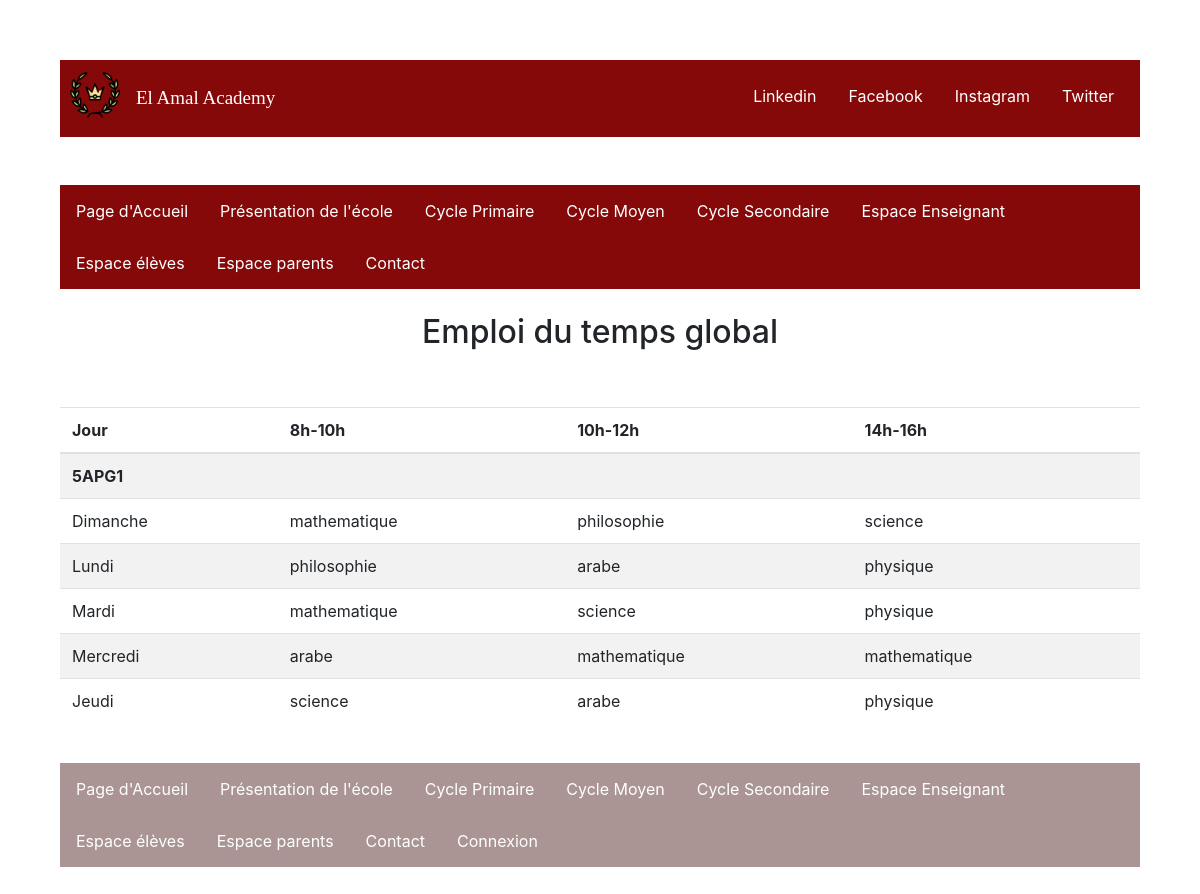
The page /controllers/ControllerAffichageEdt.php?id=2 on the database its author committed.
### tables this page shows
CREATE TABLE IF NOT EXISTS `edt` (
  `id` int(11) NOT NULL AUTO_INCREMENT,
  `jour` varchar(255) NOT NULL,
  `heure1` int(11) NOT NULL,
  `heure2` int(11) NOT NULL,
  `heure3` int(11) NOT NULL,
  `idClasse` int(11) NOT NULL,
  PRIMARY KEY (`id`),
  KEY `heure1` (`heure1`),
  KEY `heure2` (`heure2`),
  KEY `heure3` (`heure3`),
  KEY `idClasse` (`idClasse`)
);

CREATE TABLE IF NOT EXISTS `classe` (
  `id` int(11) NOT NULL AUTO_INCREMENT,
  `nomc` varchar(255) NOT NULL,
  `type` int(11) NOT NULL,
  PRIMARY KEY (`id`),
  KEY `type` (`type`)
);

CREATE TABLE IF NOT EXISTS `module` (
  `id` int(11) NOT NULL AUTO_INCREMENT,
  `nom` varchar(255) NOT NULL,
  `idEns` int(11) DEFAULT NULL,
  PRIMARY KEY (`id`),
  KEY `idEns` (`idEns`)
);

### controllers/ControllerAffichageEdt.php (called while the page is built)
<?php
$relativePath = $_SERVER['DOCUMENT_ROOT'];
require_once($relativePath.'/Latreche_Mohamed_Cherif_Zouaoui_SIL1/models/affichageEdtModel.php');
require_once($relativePath.'/Latreche_Mohamed_Cherif_Zouaoui_SIL1/views/affichageEdtView.php');
class ControllerAffichageEdt {
    public function getedt($id) {
        $mModel = new affichageEdtModel();
        $rslt = $mModel->getedt($id);
        return $rslt;
    }
    public function toS($string) {
        $mModel = new affichageEdtModel();
        $rslt = $mModel->toS($string);
        return $rslt;
    }
    public function edt() {
        $aView = new affichageEdtView();
        $aView->afficherPage();
    }
}
$control = new ControllerAffichageEdt();
$control->edt();
?>

### models/affichageEdtModel.php (called while the page is built)
<?php
$relativePath = $_SERVER['DOCUMENT_ROOT'];
require_once($relativePath.'/Latreche_Mohamed_Cherif_Zouaoui_SIL1/controllers/ControllerAffichageEdt.php');
class affichageEdtModel {
    private $db="mysql:dbname=tdw;hostname=127.0.0.1;";
    private $busername = "root";
    private $bpassword = "";
    private function connexion($db,$busername,$bpassword) {
                try {
                    $conn = new PDO($db, $busername, $bpassword);
                    $conn->exec("SET CHARACTER SET utf8");
                }
                catch(PDOException $e)
                {
                    echo "Connection failed: " . $e->getMessage();
                    exit();
                }
                return $conn;
    }
    public function getedt($id) {
        $conn=$this->connexion($this->db,$this->busername,$this->bpassword);
        $sql = $conn->prepare("SELECT E.jour, E.heure1, E.heure2, E.heure3, C.nomc FROM edt E JOIN classe C
        ON C.id=E.idClasse where C.type=?");
        $sql->execute(array($id));
        return $sql;
    }
    public function toS($string) {
        $conn=$this->connexion($this->db,$this->busername,$this->bpassword);
        $stmt = $conn->prepare("SELECT nom FROM module where id=?");
        $stmt->execute(array($string));
        $c = $stmt->fetch();
        return $c['nom'];
    }
}

### views/affichageEdtView.php (the view, shortened to what this page needs)
<?php
$relativePath = $_SERVER['DOCUMENT_ROOT'];
require_once($relativePath.'/Latreche_Mohamed_Cherif_Zouaoui_SIL1/controllers/ControllerAffichageEdt.php');
class affichageEdtView {
    public function head() {
        ?>
        <head>
            <link rel="stylesheet" href="../css/restauration.css">
            <link rel="stylesheet" href="https://maxcdn.bootstrapcdn.com/bootstrap/4.5.2/css/bootstrap.min.css">
        </head>
        <?php
    }
    public function navBar() {
        ?>
        <ul class="topnav">
            <li class="left"><img src="../images/logos/laurel.png"></li>
            <li class="middle"><a href="#home">El Amal Academy</a></li>
            <li class="right"><a href="#twitter">Twitter</a></li>
            <li class="right"><a href="#instagram">Instagram</a></li>
            <li class="right"><a href="#facebook">Facebook</a></li>
            <li class="right"><a href="#linkedin">Linkedin</a></li>
        </ul>
        <br><br>
        <?php
    }
    public function menu() {
        ?>
        <div class="menuHorizontal">
            <ul>
                <li><a class="horizontal" href="../index.php">Page d'Accueil</a></li>
                <li><a class="optional" href="#news">Présentation de l'école</a></li>
                <li><a class="optional" href="../controllers/ControllerCyclePrimaire.php">Cycle Primaire</a></li>
                <li><a class="optional" href="../controllers/ControllerCycleMoyen.php">Cycle Moyen</a></li>
                <li><a class="optional" href="../controllers/ControllerCycleSec.php">Cycle Secondaire</a></li>
                <li><a class="optional" href="../controllers/ControllerEspaceEns.php">Espace Enseignant</a></li>
                <li><a class="optional" href="../controllers/espaceEleveController.php">Espace élèves</a></li>
                <li><a class="optional" href="../controllers/ControllerEspaceParent.php">Espace parents</a></li>
                <li><a class="optional" href="../controllers/contactController.php">Contact</a></li>
            </ul>
        </div>
        <br>
        <?php
    }
    public function contenu() {
        ?>
        <center><h2>Emploi du temps global</h2></center>
        <br>
        <table class="table table-striped">
            <thead>
                <tr>
                    <th scope="col">Jour</th>
                    <th scope="col">8h-10h</th>
                    <th scope="col">10h-12h</th>
                    <th scope="col">14h-16h</th>
                </tr>
            </thead>
            <tbody>
        <?php
            $id = $_GET['id'];
            $control = new ControllerAffichageEdt();
            $qtf = $control->getedt($id);
            foreach ($qtf as $row) {
                $heure1 = $control->toS($row["heure1"]);
                $heure2 = $control->toS($row["heure2"]);
                $heure3 = $control->toS($row["heure3"]);
                if ( ($row["jour"]=="dimanche") || ($row["jour"]=="Dimanche")) {
                    echo
                    "<tr>" .
                    "<td><b>" . $row["nomc"] . "</b></td>" .
                    "<td>" .  "</td>" .
                    "<td>" .  "</td>" .
                    "<td>" .  "</td>" .
                    "</tr>";
                    echo
                    "<tr>" .
                    "<td>" . $row["jour"] . "</td>" .
                    "<td>" . $heure1 . "</td>" .
                    "<td>" . $heure2 . "</td>" .
                    "<td>" . $heure3 . "</td>" .
                    "</tr>";
                } else {
                    echo
                    "<tr>" .
                    "<td>" . $row["jour"] . "</td>" .
                    "<td>" . $heure1 . "</td>" .
                    "<td>" . $heure2 . "</td>" .
                    "<td>" . $heure3 . "</td>" .
                    "</tr>";
                }
            }
                echo "</tbody>";
                echo "<br>";
        ?>
        </table>
        <br>
        <?php
    }
    public function footer() {
        ?>
        <footer class=footer">
            <ul>
                <li><a href="#home">Page d'Accueil</a></li>
                <li><a href="#news">Présentation de l'école</a></li>
                <li><a class="optional" href="../controllers/ControllerCyclePrimaire.php">Cycle Primaire</a></li>
                <li><a class="optional" href="../controllers/ControllerCycleMoyen.php">Cycle Moyen</a></li>
                <li><a class="optional" href="../controllers/ControllerCycleSec.php">Cycle Secondaire</a></li>
                <li><a class="optional" href="../controllers/ControllerEspaceEns.php">Espace Enseignant</a></li>
                <li><a href="../controllers/espaceEleveController.php">Espace élèves</a></li>
                <li><a href="../controllers/ControllerEspaceParent.php">Espace parents</a></li>
                <li><a href="../controllers/contactController.php">Contact</a></li>
                <li><a class="right" href="../controllers/loginController.php">Connexion</a></li>
            </ul>
        </footer>
        <?php
    }
    public function aBody() {
        ?>
        <body>
        <?php
            $this->navBar();
            $this->menu();
            $this->contenu();
            $this->footer();
            echo '</body>';
    }
    public function afficherPage() {
        echo '<html>';
        $this->head();
        $this->aBody();
        echo '</html>';
    }
}

### css/restauration.css (style rules this page uses)
ul.topnav { list-style-type: none; margin: 0; padding: 10px; overflow: hidden; background-color: #850909; }
ul.topnav li { float: left; }
ul.topnav li a { display: block; color: white; text-align: center; padding: 14px 16px; text-decoration: none; }
ul.topnav li.right { float: right; }
ul.topnav li.middle { text-align: right; font-size: 19px; font-family: 'Times New Roman', Times, serif; }
.topnav img { width: 50px; height: 50px; float: left; }
body { margin: 5%; padding: 5%; }
div > ul { list-style-type: none; margin: 0; padding: 0; overflow: hidden; background-color: #850909; }
ul > li { float: left; }
ul > li a { display: block; color: white; text-align: center; padding: 14px 16px; text-decoration: none; }
footer > ul { list-style-type: none; margin: 0; padding: 0; overflow: hidden; background-color: #aa9494; }
.horizontal { float : left; }
* { box-sizing: border-box; }

### rows shown on the page
edt: idClasse.nomc "5APG1", jour "Dimanche", heure1.nom "mathematique", heure2.nom "philosophie", heure3.nom "science"
edt: jour "Lundi", heure1.nom "philosophie", heure2.nom "arabe", heure3.nom "physique"
edt: jour "Mardi", heure1.nom "mathematique", heure2.nom "science", heure3.nom "physique"
edt: jour "Mercredi", heure1.nom "arabe", heure2.nom "mathematique", heure3.nom "mathematique"
edt: jour "Jeudi", heure1.nom "science", heure2.nom "arabe", heure3.nom "physique"
